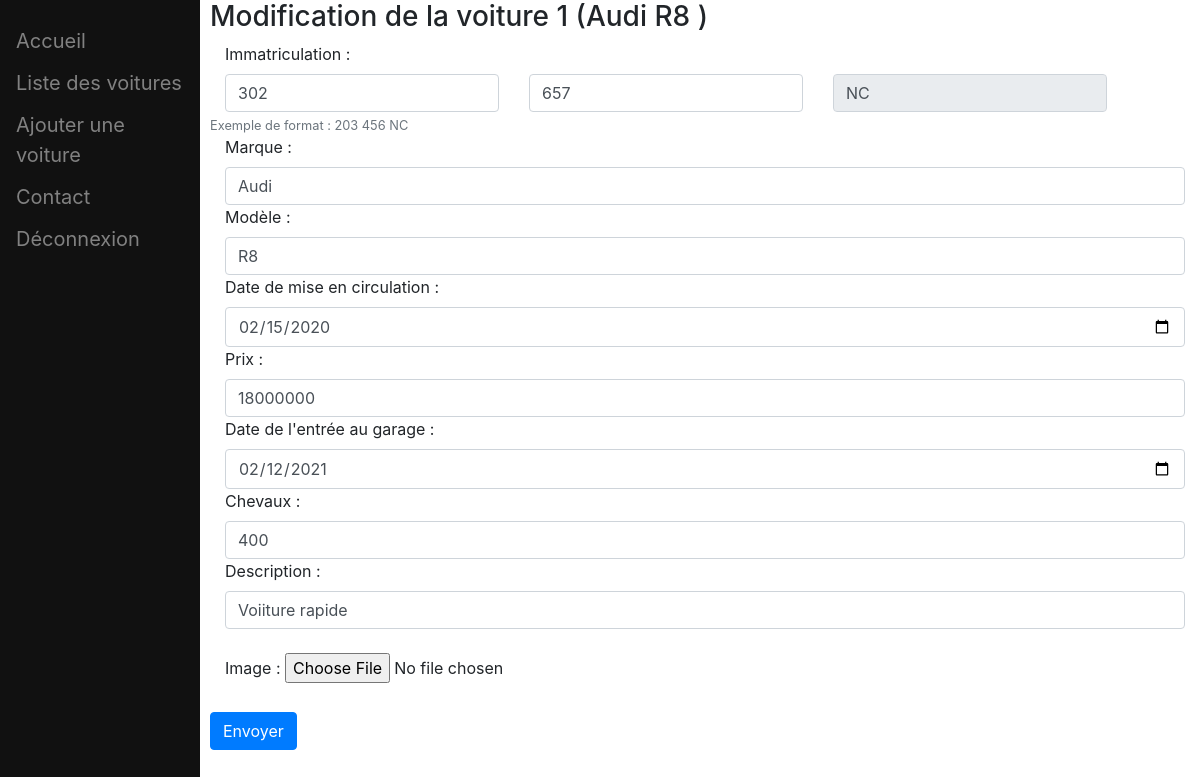
Page /admin-panel/modif-voiture.php?id=1 (signed in) on the committed database.
### tables this page shows
CREATE TABLE IF NOT EXISTS `voiture` (
  `id` int(11) NOT NULL AUTO_INCREMENT,
  `immatriculation` varchar(30) NOT NULL,
  `marque` varchar(20) NOT NULL,
  `modele` varchar(20) NOT NULL,
  `dateMEC` date NOT NULL,
  `prix` varchar(255) NOT NULL,
  `dateEntreeGarage` date NOT NULL,
  `nbChevaux` varchar(10) NOT NULL,
  `description` varchar(255) NOT NULL,
  `dateAjout` datetime DEFAULT NULL,
  PRIMARY KEY (`id`)
);

### admin-panel/modif-voiture.php (the view, shortened to what this page needs)
<?php
if (isset($_SESSION['login'])) {
?>
<html>
<head>
    <link rel="stylesheet" href="../css/dashboard_style.css">
    <link rel="stylesheet" href="https://cdn.jsdelivr.net/npm/bootstrap@4.0.0/dist/css/bootstrap.min.css">
</head>
<body>
    <?php include("../blocs/navbar.html");
	if (isset($_GET['id'])) {
		include("../dbConnexion.php");
		$req = $conn->prepare("SELECT * from voiture where id = :id");
		$req->bindParam(":id",$_GET['id'], PDO::PARAM_INT);
		$req->execute();
		$resultat = $req->fetch(PDO::FETCH_ASSOC);
		if (!empty($resultat)) {
		?>
		<div style="margin-left:210px">
			<form action="Traitement.php" method="POST">
				<h3> Modification de la voiture <?php echo($_GET['id'] ." ("  . $resultat['marque'] . " " .$resultat['modele'] . " )"  )    ?></h3>
				<div class="col-auto">
				<label for="immatriculation" class="form-label">Immatriculation : </label>
				<div class="row">
					<div class="col-auto">
						<input type="text" name="immatriculation-1" style="width:auto" class="form-control" value="<?php echo(substr($resultat['immatriculation'],0,3)) ?>" minlength="3" maxlength="3" pattern="[0-9]+" required >
					</div>
					<div class="col-auto">
						<input type="text" name="immatriculation-2" style="width:auto" class="form-control" value="<?php echo(substr($resultat['immatriculation'],4,3)) ?>" minlength="3" maxlength="3" pattern="[0-9]+" required>
					</div>
					<div class="col-auto">
						<input type="text" name="immatriculation-3" style="width:auto"class="form-control" placeholder="NC" value="<?php echo(substr($resultat['immatriculation'],-2)) ?>" pattern="NC" required readonly aria-describedby="immaHelp">
					</div>
					<small id="passwordHelpBlock" class="form-text text-muted">
						Exemple de format : 203 456 NC
					</small>
					</div>
				</div>
				<div class="col-auto">
					<label for="marque">Marque : </label>
					<input type="text" name="marque" class="form-control" value="<?php echo($resultat['marque'])?>" placeholder="<?php echo($resultat['marque']) ?>" required>
				</div>
				<div class="col-auto">
					<label for="immatriculation">Modèle : </label>
					<input type="text" name="modele" class="form-control" value="<?php echo($resultat['modele'])?>" placeholder="<?php echo($resultat['modele']) ?>" required>
				</div>
				<div class="col-auto">
					<label for="dateMEC">Date de mise en circulation : </label>
					<input type="date" name="dateMEC" class="form-control" value="<?php echo($resultat['dateMEC'])?>" placeholder="<?php echo($resultat['dateMEC']) ?>" required>
				</div>
				<div class="col-auto">
					<label for="immatriculation">Prix : </label>
					<input type="text" name="prix" class="form-control" value="<?php echo($resultat['prix'])?>" placeholder="<?php echo($resultat['prix']) ?>" required>
				</div>
				<div class="col-auto">
					<label for="dateEntreeGarage">Date de l'entrée au garage : </label>
					<input type="date" name="dateEntreeGarage" class="form-control" value="<?php echo($resultat['dateEntreeGarage'])?>" placeholder="<?php echo($resultat['dateEntreeGarage']) ?>" required>
				</div>
				<div class="col-auto">
					<label for="nbChevaux">Chevaux : </label>
					<input type="text" name="nbChevaux" class="form-control" value="<?php echo($resultat['nbChevaux'])?>" placeholder="<?php echo($resultat['nbChevaux']) ?>" required>
				</div>
				<div class="col-auto">
					<label for="description" class="form-label" >Description : </label>
					<input type="text" name="description" class="form-control" value="<?php echo($resultat['description'])?>" placeholder="<?php echo($resultat['description']) ?>" required>
				</div>
				<br>
				<div class="col-auto">
					<label for="image" class="form-label">Image : </label>
					<input type="file" id="images" name="images" accept=".jpg,.jpeg,.png">
				</div>
				<br>
				<div class="text-left">
					<input type="submit" class="btn btn-primary" value="Envoyer">
				</div>
			</form>
		</div>
		<?php
		} else {
			echo("<h1 class='text-center'> Aucune voiture trouvée avec l'id " . $_GET['id']);
		}
		?>
	<?php } ?>
</body>
</html>
<?php
}
else {
	die(header("Location:admin-login.php?error=true&reason=session"));
}
?>

### css/dashboard_style.css (style rules this page uses)
.sidenav { height: 100%; width: 200px; position: fixed; z-index: 1; top: 0; left: 0; background-color: #111; overflow-x: hidden; padding-top: 20px; }
.sidenav a { padding: 6px 8px 6px 16px; text-decoration: none; font-size: 20px; color: #818181; display: block; }

### rows in the picture
voiture: marque "Audi", modele "R8", immatriculation-1 "302", immatriculation-2 "657", immatriculation-3 "NC", dateMEC "02/15/2020", prix "18000000", dateEntreeGarage "02/12/2021", nbChevaux "400", description "Voiiture rapide"

### other values in the picture
$_GET['id'] "1"
